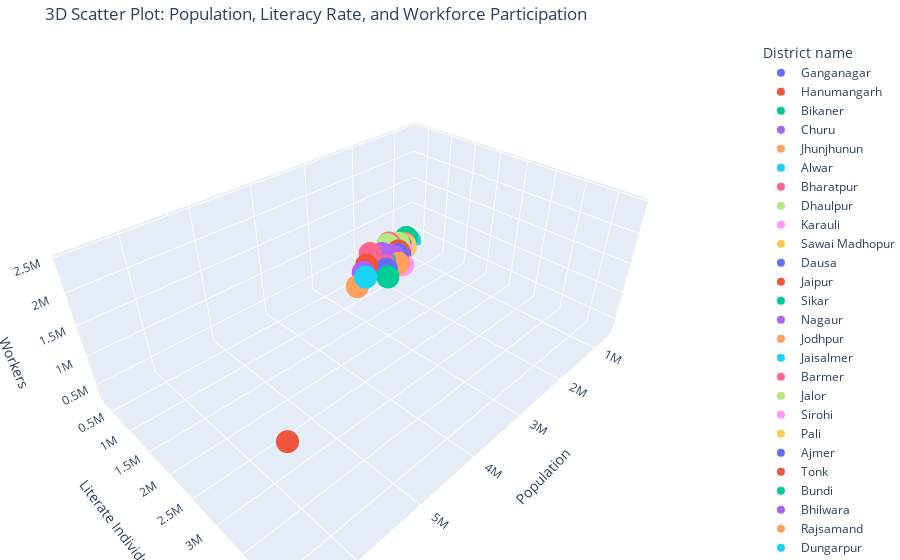

The cell this chart's notebook holds for it:
### Markdown cell above
#### 3.5 3D Chart

### Code cell
# 3D Chart - Population, Literate, and Workers
# Create a 3D scatter plot
fig = px.scatter_3d(
    df,
    x="Population",
    y="Literate",
    z="Workers",
    color="District name",
    title="3D Scatter Plot: Population, Literacy Rate, and Workforce Participation",
    labels={
        "Population": "Total Population",
        "Literate": "Number of Literate Individuals",
        "Workers": "Number of Workers",
    },
)

# Update the layout for better visualization
fig.update_layout(
    scene=dict(
        xaxis_title="Population",
        yaxis_title="Literate Individuals",
        zaxis_title="Workers",
    ),
    margin=dict(l=0, r=0, b=0, t=40),
)

# Show the plot
fig.show()

### Figure 1 — Plotly figure (JSON) as saved in the notebook; plotly's stock layout.template omitted (floating-point values rounded to 4 significant figures)
{"data": [{"hovertemplate": "District name=Ganganagar<br>Total Population=%{x}<br>Number of Literate Individuals=%{y}<br>Number of Workers=%{z}<extra></extra>", "legendgroup": "Ganganagar", "marker": {"color": "#636efa", "symbol": "circle"}, "mode": "markers", "name": "Ganganagar", "scene": "scene", "showlegend": true, "type": "scatter3d", "x": [1969168], "y": [1193343], "z": [912672]}, {"hovertemplate": "District name=Hanumangarh<br>Total Population=%{x}<br>Number of Literate Individuals=%{y}<br>Number of Workers=%{z}<extra></extra>", "legendgroup": "Hanumangarh", "marker": {"color": "#EF553B", "symbol": "circle"}, "mode": "markers", "name": "Hanumangarh", "scene": "scene", "showlegend": true, "type": "scatter3d", "x": [1774692], "y": [1034136], "z": [835260]}, {"hovertemplate": "District name=Bikaner<br>Total Population=%{x}<br>Number of Literate Individuals=%{y}<br>Number of Workers=%{z}<extra></extra>", "legendgroup": "Bikaner", "marker": {"color": "#00cc96", "symbol": "circle"}, "mode": "markers", "name": "Bikaner", "scene": "scene", "showlegend": true, "type": "scatter3d", "x": [2363937], "y": [1278801], "z": [986208]}, {"hovertemplate": "District name=Churu<br>Total Population=%{x}<br>Number of Literate Individuals=%{y}<br>Number of Workers=%{z}<extra></extra>", "legendgroup": "Churu", "marker": {"color": "#ab63fa", "symbol": "circle"}, "mode": "markers", "name": "Churu", "scene": "scene", "showlegend": true, "type": "scatter3d", "x": [2039547], "y": [1149269], "z": [902829]}, {"hovertemplate": "District name=Jhunjhunun<br>Total Population=%{x}<br>Number of Literate Individuals=%{y}<br>Number of Workers=%{z}<extra></extra>", "legendgroup": "Jhunjhunun", "marker": {"color": "#FFA15A", "symbol": "circle"}, "mode": "markers", "name": "Jhunjhunun", "scene": "scene", "showlegend": true, "type": "scatter3d", "x": [2137045], "y": [1370360], "z": [894649]}, {"hovertemplate": "District name=Alwar<br>Total Population=%{x}<br>Number of Literate Individuals=%{y}<br>Number of Workers=%{z}<extra></extra>", "legendgroup": "Alwar", "marker": {"color": "#19d3f3", "symbol": "circle"}, "mode": "markers", "name": "Alwar", "scene": "scene", "showlegend": true, "type": "scatter3d", "x": [3674179], "y": [2182476], "z": [1708542]}, {"hovertemplate": "District name=Bharatpur<br>Total Population=%{x}<br>Number of Literate Individuals=%{y}<br>Number of Workers=%{z}<extra></extra>", "legendgroup": "Bharatpur", "marker": {"color": "#FF6692", "symbol": "circle"}, "mode": "markers", "name": "Bharatpur", "scene": "scene", "showlegend": true, "type": "scatter3d", "x": [2548462], "y": [1480869], "z": [1071154]}, {"hovertemplate": "District name=Dhaulpur<br>Total Population=%{x}<br>Number of Literate Individuals=%{y}<br>Number of Workers=%{z}<extra></extra>", "legendgroup": "Dhaulpur", "marker": {"color": "#B6E880", "symbol": "circle"}, "mode": "markers", "name": "Dhaulpur", "scene": "scene", "showlegend": true, "type": "scatter3d", "x": [1206516], "y": [683098], "z": [523212]}, {"hovertemplate": "District name=Karauli<br>Total Population=%{x}<br>Number of Literate Individuals=%{y}<br>Number of Workers=%{z}<extra></extra>", "legendgroup": "Karauli", "marker": {"color": "#FF97FF", "symbol": "circle"}, "mode": "markers", "name": "Karauli", "scene": "scene", "showlegend": true, "type": "scatter3d", "x": [1458248], "y": [805849], "z": [628726]}, {"hovertemplate": "District name=Sawai Madhopur<br>Total Population=%{x}<br>Number of Literate Individuals=%{y}<br>Number of Workers=%{z}<extra></extra>", "legendgroup": "Sawai Madhopur", "marker": {"color": "#FECB52", "symbol": "circle"}, "mode": "markers", "name": "Sawai Madhopur", "scene": "scene", "showlegend": true, "type": "scatter3d", "x": [1335551], "y": [741748], "z": [578068]}, {"hovertemplate": "District name=Dausa<br>Total Population=%{x}<br>Number of Literate Individuals=%{y}<br>Number of Workers=%{z}<extra></extra>", "legendgroup": "Dausa", "marker": {"color": "#636efa", "symbol": "circle"}, "mode": "markers", "name": "Dausa", "scene": "scene", "showlegend": true, "type": "scatter3d", "x": [1634409], "y": [938051], "z": [684495]}, {"hovertemplate": "District name=Jaipur<br>Total Population=%{x}<br>Number of Literate Individuals=%{y}<br>Number of Workers=%{z}<extra></extra>", "legendgroup": "Jaipur", "marker": {"color": "#EF553B", "symbol": "circle"}, "mode": "markers", "name": "Jaipur", "scene": "scene", "showlegend": true, "type": "scatter3d", "x": [6626178], "y": [4300965], "z": [2464893]}, {"hovertemplate": "District name=Sikar<br>Total Population=%{x}<br>Number of Literate Individuals=%{y}<br>Number of Workers=%{z}<extra></extra>", "legendgroup": "Sikar", "marker": {"color": "#00cc96", "symbol": "circle"}, "mode": "markers", "name": "Sikar", "scene": "scene", "showlegend": true, "type": "scatter3d", "x": [2677333], "y": [1652117], "z": [1006504]}, {"hovertemplate": "District name=Nagaur<br>Total Population=%{x}<br>Number of Literate Individuals=%{y}<br>Number of Workers=%{z}<extra></extra>", "legendgroup": "Nagaur", "marker": {"color": "#ab63fa", "symbol": "circle"}, "mode": "markers", "name": "Nagaur", "scene": "scene", "showlegend": true, "type": "scatter3d", "x": [3307743], "y": [1758624], "z": [1425882]}, {"hovertemplate": "District name=Jodhpur<br>Total Population=%{x}<br>Number of Literate Individuals=%{y}<br>Number of Workers=%{z}<extra></extra>", "legendgroup": "Jodhpur", "marker": {"color": "#FFA15A", "symbol": "circle"}, "mode": "markers", "name": "Jodhpur", "scene": "scene", "showlegend": true, "type": "scatter3d", "x": [3687165], "y": [2031532], "z": [1489741]}, {"hovertemplate": "District name=Jaisalmer<br>Total Population=%{x}<br>Number of Literate Individuals=%{y}<br>Number of Workers=%{z}<extra></extra>", "legendgroup": "Jaisalmer", "marker": {"color": "#19d3f3", "symbol": "circle"}, "mode": "markers", "name": "Jaisalmer", "scene": "scene", "showlegend": true, "type": "scatter3d", "x": [669919], "y": [308653], "z": [288903]}, {"hovertemplate": "District name=Barmer<br>Total Population=%{x}<br>Number of Literate Individuals=%{y}<br>Number of Workers=%{z}<extra></extra>", "legendgroup": "Barmer", "marker": {"color": "#FF6692", "symbol": "circle"}, "mode": "markers", "name": "Barmer", "scene": "scene", "showlegend": true, "type": "scatter3d", "x": [2603751], "y": [1188322], "z": [1202482]}, {"hovertemplate": "District name=Jalor<br>Total Population=%{x}<br>Number of Literate Individuals=%{y}<br>Number of Workers=%{z}<extra></extra>", "legendgroup": "Jalor", "marker": {"color": "#B6E880", "symbol": "circle"}, "mode": "markers", "name": "Jalor", "scene": "scene", "showlegend": true, "type": "scatter3d", "x": [1828730], "y": [829582], "z": [896644]}, {"hovertemplate": "District name=Sirohi<br>Total Population=%{x}<br>Number of Literate Individuals=%{y}<br>Number of Workers=%{z}<extra></extra>", "legendgroup": "Sirohi", "marker": {"color": "#FF97FF", "symbol": "circle"}, "mode": "markers", "name": "Sirohi", "scene": "scene", "showlegend": true, "type": "scatter3d", "x": [1036346], "y": [476806], "z": [419829]}, {"hovertemplate": "District name=Pali<br>Total Population=%{x}<br>Number of Literate Individuals=%{y}<br>Number of Workers=%{z}<extra></extra>", "legendgroup": "Pali", "marker": {"color": "#FECB52", "symbol": "circle"}, "mode": "markers", "name": "Pali", "scene": "scene", "showlegend": true, "type": "scatter3d", "x": [2037573], "y": [1085693], "z": [842327]}, {"hovertemplate": "District name=Ajmer<br>Total Population=%{x}<br>Number of Literate Individuals=%{y}<br>Number of Workers=%{z}<extra></extra>", "legendgroup": "Ajmer", "marker": {"color": "#636efa", "symbol": "circle"}, "mode": "markers", "name": "Ajmer", "scene": "scene", "showlegend": true, "type": "scatter3d", "x": [2583052], "y": [1526673], "z": [1053722]}, {"hovertemplate": "District name=Tonk<br>Total Population=%{x}<br>Number of Literate Individuals=%{y}<br>Number of Workers=%{z}<extra></extra>", "legendgroup": "Tonk", "marker": {"color": "#EF553B", "symbol": "circle"}, "mode": "markers", "name": "Tonk", "scene": "scene", "showlegend": true, "type": "scatter3d", "x": [1421326], "y": [749659], "z": [649161]}, {"hovertemplate": "District name=Bundi<br>Total Population=%{x}<br>Number of Literate Individuals=%{y}<br>Number of Workers=%{z}<extra></extra>", "legendgroup": "Bundi", "marker": {"color": "#00cc96", "symbol": "circle"}, "mode": "markers", "name": "Bundi", "scene": "scene", "showlegend": true, "type": "scatter3d", "x": [1110906], "y": [585044], "z": [526091]}, {"hovertemplate": "District name=Bhilwara<br>Total Population=%{x}<br>Number of Literate Individuals=%{y}<br>Number of Workers=%{z}<extra></extra>", "legendgroup": "Bhilwara", "marker": {"color": "#ab63fa", "symbol": "circle"}, "mode": "markers", "name": "Bhilwara", "scene": "scene", "showlegend": true, "type": "scatter3d", "x": [2408523], "y": [1256126], "z": [1148165]}, {"hovertemplate": "District name=Rajsamand<br>Total Population=%{x}<br>Number of Literate Individuals=%{y}<br>Number of Workers=%{z}<extra></extra>", "legendgroup": "Rajsamand", "marker": {"color": "#FFA15A", "symbol": "circle"}, "mode": "markers", "name": "Rajsamand", "scene": "scene", "showlegend": true, "type": "scatter3d", "x": [1156597], "y": [619139], "z": [550831]}, {"hovertemplate": "District name=Dungarpur<br>Total Population=%{x}<br>Number of Literate Individuals=%{y}<br>Number of Workers=%{z}<extra></extra>", "legendgroup": "Dungarpur", "marker": {"color": "#19d3f3", "symbol": "circle"}, "mode": "markers", "name": "Dungarpur", "scene": "scene", "showlegend": true, "type": "scatter3d", "x": [1388552], "y": [681591], "z": [641515]}, {"hovertemplate": "District name=Banswara<br>Total Population=%{x}<br>Number of Literate Individuals=%{y}<br>Number of Workers=%{z}<extra></extra>", "legendgroup": "Banswara", "marker": {"color": "#FF6692", "symbol": "circle"}, "mode": "markers", "name": "Banswara", "scene": "scene", "showlegend": true, "type": "scatter3d", "x": [1797485], "y": [829343], "z": [916574]}, {"hovertemplate": "District name=Chittaurgarh<br>Total Population=%{x}<br>Number of Literate Individuals=%{y}<br>Number of Workers=%{z}<extra></extra>", "legendgroup": "Chittaurgarh", "marker": {"color": "#B6E880", "symbol": "circle"}, "mode": "markers", "name": "Chittaurgarh", "scene": "scene", "showlegend": true, "type": "scatter3d", "x": [1544338], "y": [821825], "z": [802755]}, {"hovertemplate": "District name=Kota<br>Total Population=%{x}<br>Number of Literate Individuals=%{y}<br>Number of Workers=%{z}<extra></extra>", "legendgroup": "Kota", "marker": {"color": "#FF97FF", "symbol": "circle"}, "mode": "markers", "name": "Kota", "scene": "scene", "showlegend": true, "type": "scatter3d", "x": [1951014], "y": [1298345], "z": [748811]}, {"hovertemplate": "District name=Baran<br>Total Population=%{x}<br>Number of Literate Individuals=%{y}<br>Number of Workers=%{z}<extra></extra>", "legendgroup": "Baran", "marker": {"color": "#FECB52", "symbol": "circle"}, "mode": "markers", "name": "Baran", "scene": "scene", "showlegend": true, "type": "scatter3d", "x": [1222755], "y": [693307], "z": [552583]}, {"hovertemplate": "District name=Jhalawar<br>Total Population=%{x}<br>Number of Literate Individuals=%{y}<br>Number of Workers=%{z}<extra></extra>", "legendgroup": "Jhalawar", "marker": {"color": "#636efa", "symbol": "circle"}, "mode": "markers", "name": "Jhalawar", "scene": "scene", "showlegend": true, "type": "scatter3d", "x": [1411129], "y": [739792], "z": [685950]}, {"hovertemplate": "District name=Udaipur<br>Total Population=%{x}<br>Number of Literate Individuals=%{y}<br>Number of Workers=%{z}<extra></extra>", "legendgroup": "Udaipur", "marker": {"color": "#EF553B", "symbol": "circle"}, "mode": "markers", "name": "Udaipur", "scene": "scene", "showlegend": true, "type": "scatter3d", "x": [3068420], "y": [1582629], "z": [1365783]}, {"hovertemplate": "District name=Pratapgarh<br>Total Population=%{x}<br>Number of Literate Individuals=%{y}<br>Number of Workers=%{z}<extra></extra>", "legendgroup": "Pratapgarh", "marker": {"color": "#00cc96", "symbol": "circle"}, "mode": "markers", "name": "Pratapgarh", "scene": "scene", "showlegend": true, "type": "scatter3d", "x": [867848], "y": [401515], "z": [481294]}], "layout": {"legend": {"title": {"text": "District name"}, "tracegroupgap": 0}, "margin": {"b": 0, "l": 0, "r": 0, "t": 40}, "scene": {"domain": {"x": [0, 1], "y": [0, 1]}, "xaxis": {"title": {"text": "Population"}}, "yaxis": {"title": {"text": "Literate Individuals"}}, "zaxis": {"title": {"text": "Workers"}}}, "title": {"text": "3D Scatter Plot: Population, Literacy Rate, and Workforce Participation"}}}
